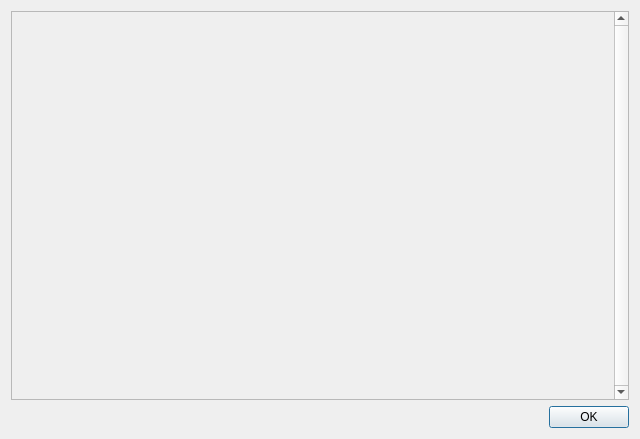
<?xml version="1.0" encoding="UTF-8"?>
<ui version="4.0">
 <class>dialogNetwork</class>
 <widget class="QDialog" name="dialogNetwork">
  <property name="geometry">
   <rect>
    <x>0</x>
    <y>0</y>
    <width>640</width>
    <height>439</height>
   </rect>
  </property>
  <property name="windowTitle">
   <string>Network structure</string>
  </property>
  <layout class="QVBoxLayout" name="verticalLayout">
   <item>
    <widget class="QScrollArea" name="scrollArea">
     <property name="frameShape">
      <enum>QFrame::StyledPanel</enum>
     </property>
     <property name="frameShadow">
      <enum>QFrame::Sunken</enum>
     </property>
     <property name="verticalScrollBarPolicy">
      <enum>Qt::ScrollBarAlwaysOn</enum>
     </property>
     <property name="widgetResizable">
      <bool>true</bool>
     </property>
     <widget class="QWidget" name="scrollAreaWidgetContents">
      <property name="geometry">
       <rect>
        <x>0</x>
        <y>0</y>
        <width>609</width>
        <height>394</height>
       </rect>
      </property>
     </widget>
    </widget>
   </item>
   <item>
    <widget class="QDialogButtonBox" name="buttonBox">
     <property name="orientation">
      <enum>Qt::Horizontal</enum>
     </property>
     <property name="standardButtons">
      <set>QDialogButtonBox::Ok</set>
     </property>
    </widget>
   </item>
  </layout>
 </widget>
 <resources>
  <include location="icons.qrc"/>
 </resources>
 <connections>
  <connection>
   <sender>buttonBox</sender>
   <signal>accepted()</signal>
   <receiver>dialogNetwork</receiver>
   <slot>accept()</slot>
   <hints>
    <hint type="sourcelabel">
     <x>248</x>
     <y>254</y>
    </hint>
    <hint type="destinationlabel">
     <x>157</x>
     <y>274</y>
    </hint>
   </hints>
  </connection>
  <connection>
   <sender>buttonBox</sender>
   <signal>rejected()</signal>
   <receiver>dialogNetwork</receiver>
   <slot>reject()</slot>
   <hints>
    <hint type="sourcelabel">
     <x>316</x>
     <y>260</y>
    </hint>
    <hint type="destinationlabel">
     <x>286</x>
     <y>274</y>
    </hint>
   </hints>
  </connection>
 </connections>
</ui>
